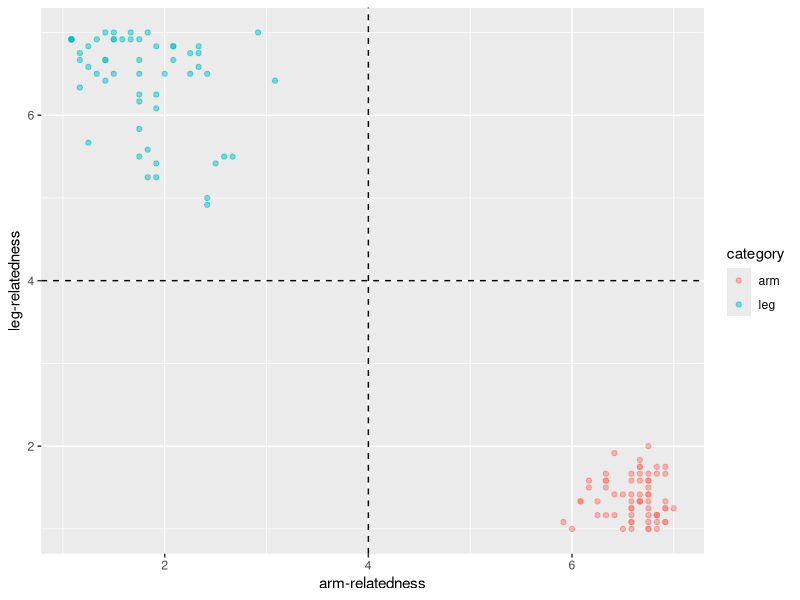
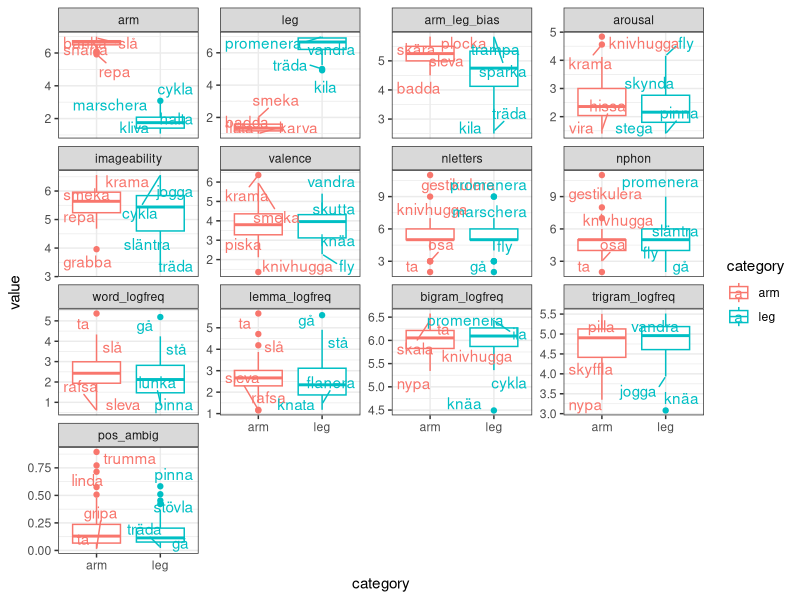
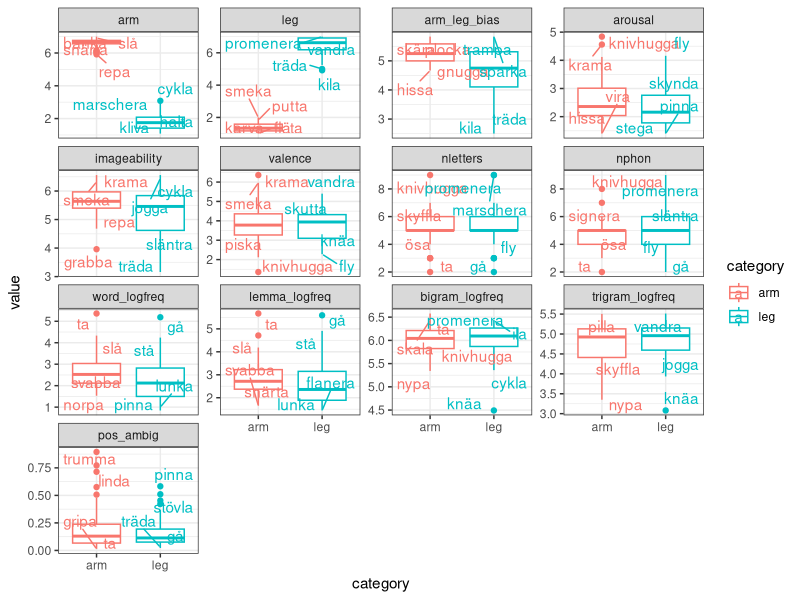
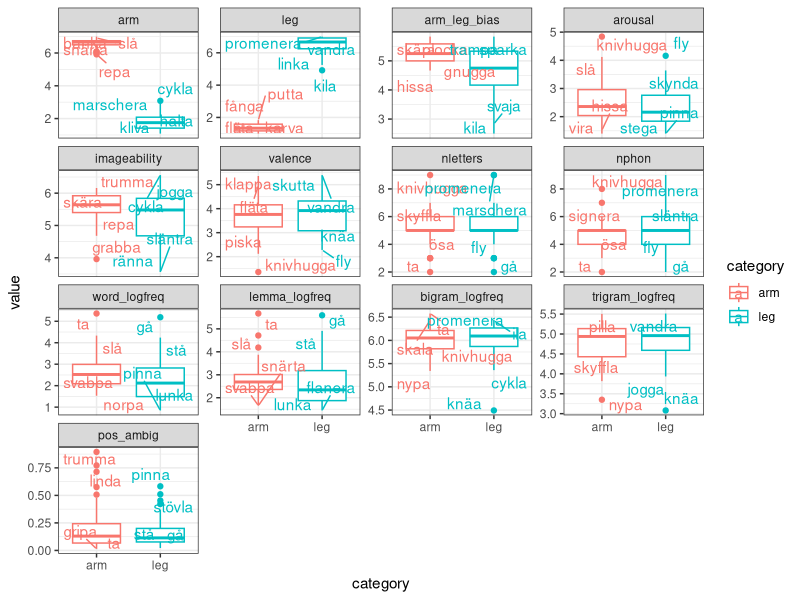
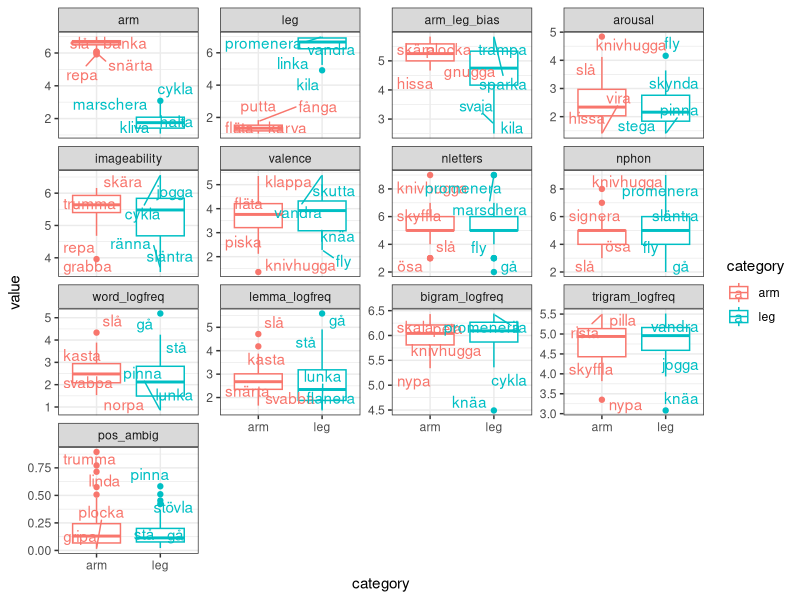
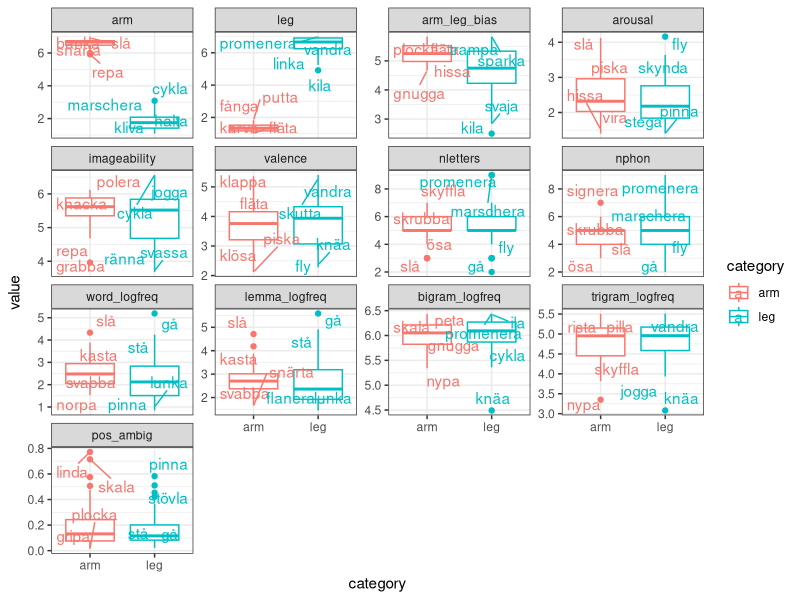

Here is the R script that generated these plots, in order: (Note: this script raises an error after producing the figures.)
## ---- chunk 1
library(knitr)
library(ggplot2)
library(ggrepel)
# library(GGally)
library(dplyr)
library(tidyr)
library(readr)  # Improves the base functions for reading data files.
library(purrr)
# library(lme4)
knitr::opts_chunk$set(echo = TRUE, fig.height = 3.5)
## ---- chunk 2
## load data files
# Arm/leg verb bias Swedish (note this already contains average ratings, for
# details about how it was generated, see "norming_analysis.Rmd")
bias <- read_csv("verb-bias_sw_mean.csv")
head(bias)
## ---- chunk 3
# verb norming Swedish: imageability, valence and arousal ratings
# (this processed file is created in "norming_imageability-etc_preprocess.R")
norms <- read_csv("data_verb-norming_swe_ratings.csv")
head(norms)
## ---- chunk 4
# arm/leg words
norms <- left_join(norms, bias %>% select(Word = verb, Category = category))
# the rest are control words
norms[is.na(norms$Category), "Category"] <- "control"
norms$Category <- factor(norms$Category, levels = c("arm", "leg", "control"))
head(norms)
## ---- chunk 5
norms_mean <- norms %>%
  filter(Category != "control") %>% 
  group_by(Word, Category, Task) %>%
  summarise(Rating = mean(Rating))
norms_mean$Category <- factor(norms_mean$Category)
## ---- chunk 6
norms_mean <- spread(norms_mean, Task, Rating)
head(norms_mean, 4)
## ---- chunk 7
stim <- left_join(norms_mean, bias %>% select(Word = verb, Arm : bias_absol))
head(stim, 4)
## ---- chunk 8
freq_word <- read_tsv(
  "frequency_measures/filtered_word_unigram_freqs_sv.tsv", col_names = FALSE
  ) %>%
  rename(Word = X1, word_freq = X2) %>%
  mutate(word_logfreq = log10(word_freq))
head(freq_word)
## ---- chunk 9
stim <- left_join(stim, freq_word %>% select(-word_freq))
head(stim, 4) %>% kable
## ---- chunk 10
freq_lemma <- read_tsv(
  "frequency_measures/filtered_lemma_unigram_freqs_sv.tsv", col_names = FALSE
  ) %>%
  rename(lemma = X1, lemma_freq = X2)
head(freq_lemma)
## ---- chunk 11
# We will trust the parts-of-speech (POS) tagged lemmatization, even if some of
# the POS assignments are probably off. We hope that they are in the right 
# ballpark.
# Divide "lemma" column into the actual lemma and the POS tag (using regular
# expressions (regex), see https://www.regular-expressions.info/rlanguage.html)
freq_lemma$lemma_true <- sub("(.*)_([a-z]*)$", "\\1", freq_lemma$lemma)
freq_lemma$POS <- sub("(.*)_([a-z]*)$", "\\2", freq_lemma$lemma)
head(freq_lemma)
# This is mostly what we want, but it also results in some inaccuracies because
# not all lemmas actually have a tag.
# To illustrate, consider some of the unique values in the POS column:
unique(freq_lemma$POS)[1:12]
# Some of them are clearly not POS tags, but the verbs themselves!
# But it's a pain to sort this out, so let's just ignore those exceptional cases
# and focus on lemmas tagged as verbs. Hopefully this will only remove some
# evenly distributed noise.
freq_verblemmas <- freq_lemma %>% filter(POS == "verb")
## ---- chunk 12
stim <- stim %>%
  left_join(freq_verblemmas %>%
              mutate(lemma_logfreq = log10(lemma_freq)) %>%
              select(Word = lemma_true, lemma_logfreq))
head(stim, 4) %>% kable
## ---- chunk 13
# Select only verb occurrences
gramm_ambig <- freq_lemma %>%
  filter(POS == "verb") %>% select(lemma_true, lemma_freq) %>%
  # join with the overall frequency
  left_join(freq_lemma %>%
              group_by(lemma_true) %>%
              summarise(overall_freq = sum(lemma_freq))
            ) %>%
  mutate(POS_ambig = 1 - lemma_freq / overall_freq)
head(gramm_ambig)
## ---- chunk 14
stim <- stim %>%
  left_join(gramm_ambig %>%
              select(Word = lemma_true, POS_ambig))
head(stim, 4) %>% kable
## ---- chunk 15
# Bigram frequency
bigrams <- read_csv("frequency_measures/word_bigram_freqs_sv.csv")
head(bigrams)
# Trigram frequency
trigrams <- read_csv("frequency_measures/word_trigram_freqs_sv.csv")
head(trigrams)
## ---- chunk 16
stim <- stim %>%
  left_join(bigrams) %>%
  left_join(trigrams)
head(stim, 4) %>% kable
## ---- chunk 17
stim$nletters <- nchar(stim$Word)
## ---- chunk 18
# Phoneme count
phonemes <- read_csv("swe-verbs_phoneme-count.csv")
head(phonemes) %>% kable
## ---- chunk 19
stim <- stim %>%
  left_join(phonemes %>% select(Word = verb, nphon = nb_phonemes))
head(stim, 4) %>% kable
## ---- chunk 20
stim$nletters <- nchar(stim$Word)
## ---- chunk 21
stim <- stim %>% rename(word = Word, category = Category, arm = Arm, leg = Leg,
                        pos_ambig = POS_ambig)
## ---- chunk 22
ggplot(stim, aes(x = arm, y = leg, colour = category)) +
  geom_point(alpha = .5) +
  geom_hline(yintercept = 4, linetype = "dashed") +
  geom_vline(xintercept = 4, linetype = "dashed") +
  xlab("arm-relatedness") +
  ylab("leg-relatedness")
## ---- chunk 23
# From current wide format
kable(head(stim))
# to long format (we also simplify somewhat, removing redundant columns)
stiml <- gather(stim %>%
                  select(- c("bias")) %>%
                  rename(arm_leg_bias = bias_absol),
                var, value, arousal : nphon)
kable(head(stiml))
kable(tail(stiml))
## ---- chunk 24
# Choose a meaningful order for plotting the features (rather than alphabetical)
unique(stiml$var)
stiml$var <- factor(
  stiml$var, 
  levels = c("arm", "leg", "arm_leg_bias", "arousal", "imageability", "valence",
             "nletters", "nphon", "word_logfreq", "lemma_logfreq", "bigram_logfreq",
             "trigram_logfreq", "pos_ambig"))
## ---- chunk 25
# Modify the data set to plot 2 max and 2 min values per category and variable.
# The input is going to be stiml but without certain rows, so we know its
# column names (i.e., this is not a generic function).
data4plot <- function(df) {
  df$labels <- df$word
  df %>%
    ungroup() %>%
    split(list(.$var, .$category)) %>%
    map(function(d) mutate(d, myrank = rank(value, ties.method = "first"))) %>%
    map(function(d) {
      d$labels[! d$myrank %in% c(1, 2, max(d$myrank), max(d$myrank) - 1)] <- NA
      d
      }) %>%
    bind_rows()
}

# comparison plot
compar_plot <- function(df) {
  p <- ggplot(df, aes(x = category, y = value, colour = category, label = labels)) +
    geom_boxplot() +
    geom_text_repel() +
    facet_wrap(~ var, scales = "free_y") +
    theme_bw()
  print(p)
}

# t-test for each variable. I use the nesting approach from purrr, see
# https://www.rstudio.com/resources/cheatsheets/#purrr
compar_ttest <- function(df) {
  df %>%
    ungroup() %>%
    group_by(var) %>%
    nest() %>%
    mutate(ttest = map(data, function(df) t.test(value ~ category, data = df,
                                                 var.equal = TRUE)),
           estim_arm = map_dbl(ttest, function(x) x$estimate[1]),
           estim_leg = map_dbl(ttest, function(x) x$estimate[2]),
           t  = map_dbl(ttest, "statistic"),
           df = map_dbl(ttest, "parameter"),
           p  = map_dbl(ttest, "p.value")) %>%
    select(-data, -ttest)
}

# wrapper function
compar_wrap <- function (df) {
  df %>% data4plot %>% compar_plot
  compar_ttest(df)
}
## ---- chunk 26
compar_wrap(stiml)
## ---- chunk 27
# Create two dataframes with our current stimuli selection - from them we are
# going to remove some verbs and plot the results + run t-tests iteratively:
sel_l <- stiml  # long format needed for plotting
sel_w <- stim   # wide format needed for looking up extreme values more easily
## ---- chunk 28
extreme_val <- function(categ, var, tail, n = 2, df = sel_w) {
  df <- df %>% filter(category == categ)
  ordered <- df$word[order(df[[var]])]
  l <- list(min = ordered[1 : n],
            max = ordered[(length(ordered) - n + 1) : length(ordered)])
  l[[tail]]
}
# E.g.:
extreme_val("arm", "valence", "min")
extreme_val("leg", "valence", "max")
## ---- chunk 29
# Function to remove words from both sel_l and sel_w
remove_word <- function (categ, var, tail, n = 2, df = sel_w) {
  words2remove <- extreme_val(categ, var, tail, n, df)
  cat(paste("Removing the", n, tail, categ, "words for", var, ":\n"))
  cat(words2remove)
  # The <<- assignment modifies objects in the workspace (bypassing usual scope)
  sel_l <<- sel_l %>% filter(! word %in% words2remove)
  sel_w <<- sel_w %>% filter(! word %in% words2remove)
}
## ---- chunk 30
stim[order(stim$lemma_logfreq), ][1:8, ] %>% kable
## ---- chunk 31
remove_word("arm", "lemma_logfreq", "min", 5)
remove_word("leg", "lemma_logfreq", "min", 1)
## ---- chunk 32
compar_wrap(sel_l)
## ---- chunk 33
remove_word("arm", "imageability", "max", 3)
remove_word("leg", "imageability", "min", 1)
## ---- chunk 34
compar_wrap(sel_l)
## ---- chunk 35
with(unique(sel_l[, c("word", "category")]), table(category))
## ---- chunk 36
remove_word("arm", "word_logfreq", "max", 1)
## ---- chunk 37
compar_wrap(sel_l)
## ---- chunk 38
with(unique(sel_l[, c("word", "category")]), table(category))
## ---- chunk 39
remove_word("arm", "imageability", "max", 4)
remove_word("leg", "imageability", "min", 1)
## ---- chunk 40
compar_wrap(sel_l)
## ---- chunk 41
with(unique(sel_l[, c("word", "category")]), table(category))
## ---- chunk 42
sel_w <- sel_w %>% arrange(category, word)
sel_w %>% kable
## ---- chunk 43
# 
sel_l %>% ungroup() %>% group_by(var, category) %>%
  summarise(M  = mean(value, na.rm = TRUE),
            SD = sd(value, na.rm = TRUE),
            SE = SD / sqrt(n())) %>%
#  gather(variable, val, M : SE) %>%
#  spread(category, val) %>%
  kable(digits = 2)
## ---- chunk 44
compar_ttest(sel_l) %>% kable(digits = 3)
## ---- chunk 45
# save to disk:
# verbs
sel_w %>% write_csv("sw_verb_selection_1906.csv")
sel_w %>% write_csv("../1908_sp13_replic_swe/psychopy_exp/stimuli/sw_verb_selection_1906.csv")
# t-test comparison of arm/leg verbs along each variable
compar_ttest(sel_l) %>% write_csv("sw_verb_selection_t-test_1906.csv")
## ---- chunk 46
# Mean and SE for each category and variable (as in SP13 Table 1)
sel_l %>% ungroup() %>% group_by(var, category) %>%
  summarise(M  = mean(value, na.rm = TRUE),
            SD = sd(value, na.rm = TRUE),
            SE = SD / sqrt(n())) %>%
  write_csv("sw_verb_selection_means_SE_1906.csv")
